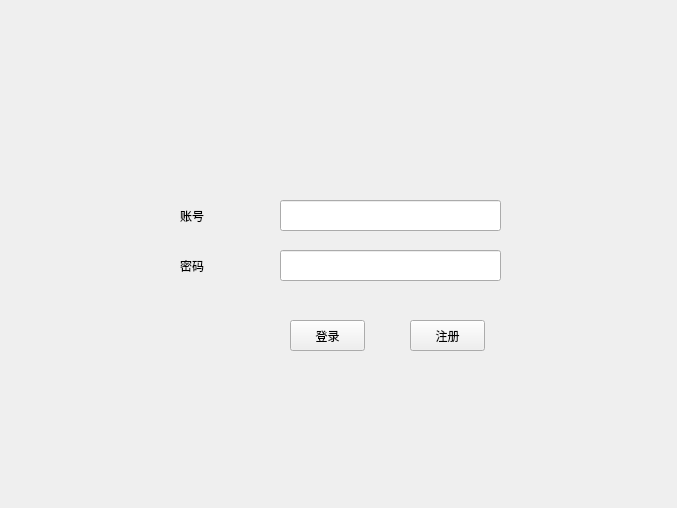
<?xml version="1.0" encoding="UTF-8"?>
<ui version="4.0">
 <class>Login</class>
 <widget class="QWidget" name="Login">
  <property name="geometry">
   <rect>
    <x>0</x>
    <y>0</y>
    <width>677</width>
    <height>508</height>
   </rect>
  </property>
  <property name="windowTitle">
   <string>Login</string>
  </property>
  <widget class="QLabel" name="label_2">
   <property name="geometry">
    <rect>
     <x>180</x>
     <y>190</y>
     <width>121</width>
     <height>51</height>
    </rect>
   </property>
   <property name="styleSheet">
    <string notr="true">font: 16pt &quot;Adobe Heiti Std&quot;;</string>
   </property>
   <property name="text">
    <string>账号</string>
   </property>
  </widget>
  <widget class="QLineEdit" name="lineEdit">
   <property name="geometry">
    <rect>
     <x>280</x>
     <y>200</y>
     <width>221</width>
     <height>31</height>
    </rect>
   </property>
  </widget>
  <widget class="QLabel" name="label_3">
   <property name="geometry">
    <rect>
     <x>180</x>
     <y>240</y>
     <width>121</width>
     <height>51</height>
    </rect>
   </property>
   <property name="styleSheet">
    <string notr="true">font: 16pt &quot;Adobe Heiti Std&quot;;</string>
   </property>
   <property name="text">
    <string>密码</string>
   </property>
  </widget>
  <widget class="QLineEdit" name="lineEdit_2">
   <property name="geometry">
    <rect>
     <x>280</x>
     <y>250</y>
     <width>221</width>
     <height>31</height>
    </rect>
   </property>
  </widget>
  <widget class="QPushButton" name="pushButton">
   <property name="geometry">
    <rect>
     <x>290</x>
     <y>320</y>
     <width>75</width>
     <height>31</height>
    </rect>
   </property>
   <property name="text">
    <string>登录</string>
   </property>
  </widget>
  <widget class="QPushButton" name="pushButton_2">
   <property name="geometry">
    <rect>
     <x>410</x>
     <y>320</y>
     <width>75</width>
     <height>31</height>
    </rect>
   </property>
   <property name="text">
    <string>注册</string>
   </property>
  </widget>
 </widget>
 <resources/>
 <connections/>
</ui>
